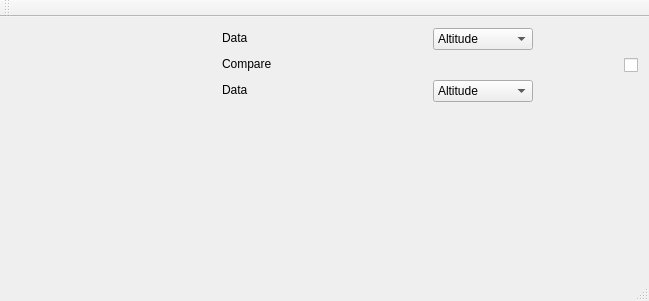
<?xml version="1.0" encoding="UTF-8"?>
<ui version="4.0">
 <class>StatisticsView</class>
 <widget class="QMainWindow" name="StatisticsView">
  <property name="geometry">
   <rect>
    <x>0</x>
    <y>0</y>
    <width>649</width>
    <height>301</height>
   </rect>
  </property>
  <property name="windowTitle">
   <string>StatisticsView</string>
  </property>
  <property name="layoutDirection">
   <enum>Qt::LeftToRight</enum>
  </property>
  <widget class="QWidget" name="centralWidget">
   <layout class="QHBoxLayout" name="horizontalLayout" stretch="0,0,0">
    <item>
     <widget class="StatisticsChartView" name="chartview" native="true"/>
    </item>
    <item>
     <layout class="QVBoxLayout" name="labelLayout">
      <item>
       <widget class="QLabel" name="labelDataA">
        <property name="maximumSize">
         <size>
          <width>40</width>
          <height>20</height>
         </size>
        </property>
        <property name="text">
         <string>Data</string>
        </property>
       </widget>
      </item>
      <item>
       <widget class="QLabel" name="labelCompare">
        <property name="maximumSize">
         <size>
          <width>60</width>
          <height>20</height>
         </size>
        </property>
        <property name="text">
         <string>Compare</string>
        </property>
       </widget>
      </item>
      <item>
       <widget class="QLabel" name="label">
        <property name="maximumSize">
         <size>
          <width>40</width>
          <height>20</height>
         </size>
        </property>
        <property name="text">
         <string>Data</string>
        </property>
       </widget>
      </item>
      <item>
       <widget class="QWidget" name="labelspaceholder" native="true"/>
      </item>
     </layout>
    </item>
    <item>
     <layout class="QVBoxLayout" name="inputLayout">
      <item>
       <widget class="QComboBox" name="comboBoxA">
        <property name="maximumSize">
         <size>
          <width>100</width>
          <height>22</height>
         </size>
        </property>
        <item>
         <property name="text">
          <string>Altitude</string>
         </property>
        </item>
        <item>
         <property name="text">
          <string>Altitude Delta</string>
         </property>
        </item>
        <item>
         <property name="text">
          <string>Distance</string>
         </property>
        </item>
        <item>
         <property name="text">
          <string>Distance Delta</string>
         </property>
        </item>
        <item>
         <property name="text">
          <string>Flight</string>
         </property>
        </item>
        <item>
         <property name="text">
          <string>Speed</string>
         </property>
        </item>
       </widget>
      </item>
      <item>
       <widget class="QCheckBox" name="checkBoxCompare">
        <property name="maximumSize">
         <size>
          <width>18</width>
          <height>18</height>
         </size>
        </property>
        <property name="layoutDirection">
         <enum>Qt::RightToLeft</enum>
        </property>
        <property name="text">
         <string/>
        </property>
       </widget>
      </item>
      <item>
       <widget class="QComboBox" name="comboBox">
        <property name="maximumSize">
         <size>
          <width>100</width>
          <height>22</height>
         </size>
        </property>
        <item>
         <property name="text">
          <string>Altitude</string>
         </property>
        </item>
        <item>
         <property name="text">
          <string>Distance</string>
         </property>
        </item>
        <item>
         <property name="text">
          <string>Interval</string>
         </property>
        </item>
        <item>
         <property name="text">
          <string>Speed</string>
         </property>
        </item>
       </widget>
      </item>
      <item>
       <widget class="QWidget" name="inputspaceholder" native="true"/>
      </item>
     </layout>
    </item>
   </layout>
  </widget>
  <widget class="QMenuBar" name="menuBar">
   <property name="geometry">
    <rect>
     <x>0</x>
     <y>0</y>
     <width>649</width>
     <height>19</height>
    </rect>
   </property>
  </widget>
  <widget class="QToolBar" name="mainToolBar">
   <attribute name="toolBarArea">
    <enum>TopToolBarArea</enum>
   </attribute>
   <attribute name="toolBarBreak">
    <bool>false</bool>
   </attribute>
  </widget>
  <widget class="QStatusBar" name="statusBar"/>
 </widget>
 <layoutdefault spacing="6" margin="11"/>
 <customwidgets>
  <customwidget>
   <class>StatisticsChartView</class>
   <extends>QWidget</extends>
   <header>statisticschartview.h</header>
   <container>1</container>
  </customwidget>
 </customwidgets>
 <resources/>
 <connections>
  <connection>
   <sender>comboBoxA</sender>
   <signal>activated(QString)</signal>
   <receiver>StatisticsView</receiver>
   <slot>change_shown_Adata(QString)</slot>
   <hints>
    <hint type="sourcelabel">
     <x>514</x>
     <y>67</y>
    </hint>
    <hint type="destinationlabel">
     <x>558</x>
     <y>40</y>
    </hint>
   </hints>
  </connection>
  <connection>
   <sender>comboBox</sender>
   <signal>activated(QString)</signal>
   <receiver>StatisticsView</receiver>
   <slot>change_shown_Bdata(QString)</slot>
   <hints>
    <hint type="sourcelabel">
     <x>471</x>
     <y>107</y>
    </hint>
    <hint type="destinationlabel">
     <x>425</x>
     <y>39</y>
    </hint>
   </hints>
  </connection>
 </connections>
 <slots>
  <slot>requestSpeed()</slot>
  <slot>requestDistance()</slot>
  <slot>compareModeToggled(bool)</slot>
  <slot>requestAltitude()</slot>
  <slot>change_shown_Adata(QString)</slot>
  <slot>change_shown_Bdata(QString)</slot>
 </slots>
</ui>
